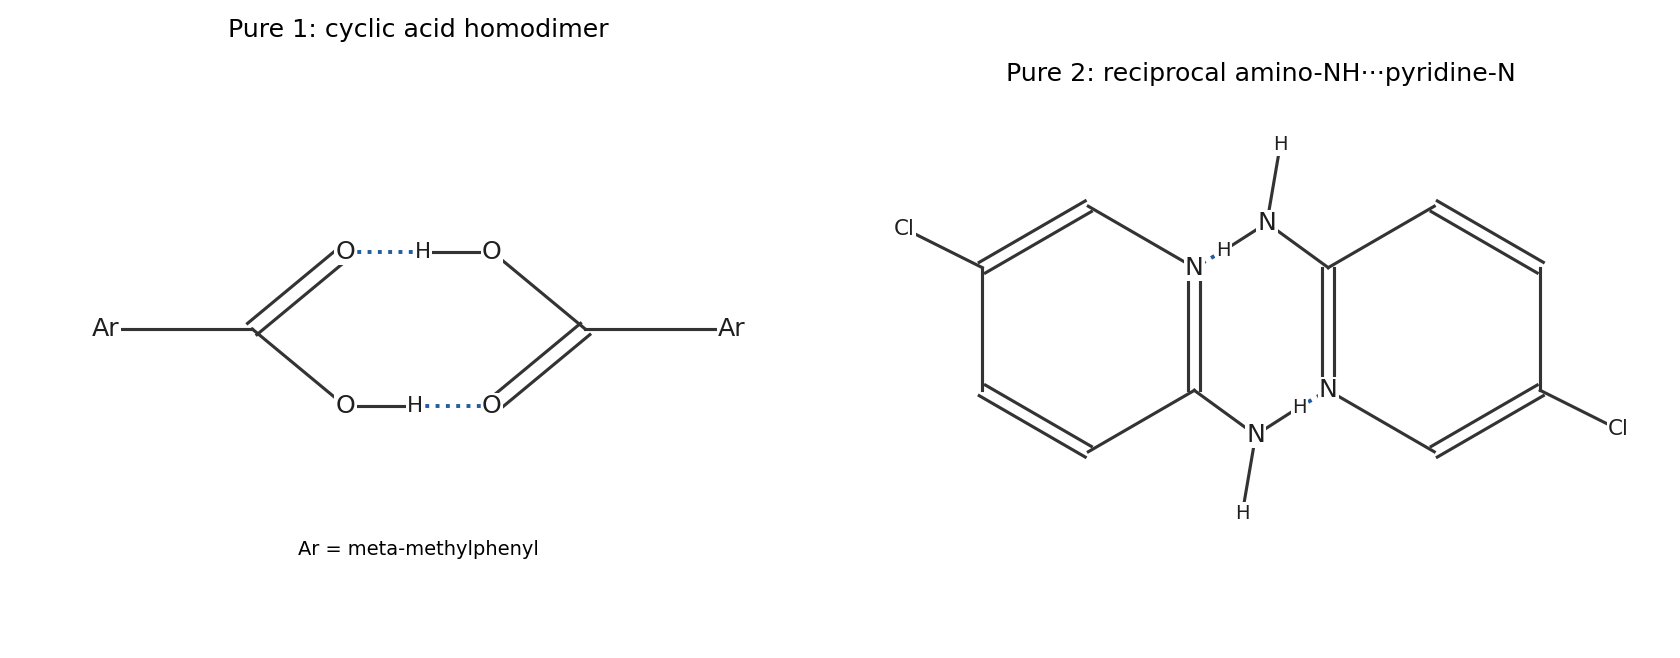

Source code (Python):
"""Original answer diagram, generated with Python 3.14 and root dependencies."""
from pathlib import Path
import sys
import numpy as np
import matplotlib.pyplot as plt
sys.path.insert(0,str(Path(__file__).resolve().parents[2]))
from tools.chemistry_diagram import atom,bond,ring,wedge,curly,flow,finish,save,chair,BLUE,GREEN,ORANGE

fig,axs=plt.subplots(1,2,figsize=(12,4.7),layout='constrained')
ax=axs[0]
for sign in [-1,1]:
 cc=np.array([sign*1.25,0]);oc=np.array([sign*.55,-sign*.58]);oh=np.array([sign*.55,sign*.58]);hh=np.array([sign*.03,sign*.58])
 bond(ax,cc,oc,2);atom(ax,oc,'O');bond(ax,cc,oh);atom(ax,oh,'O');bond(ax,oh,hh);atom(ax,hh,'H',11)
 bond(ax,cc,[sign*2.35,0]);atom(ax,[sign*2.35,0],'Ar',13)
 ax.plot([hh[0],-sign*.55],[hh[1],hh[1]],ls=':',color=BLUE,lw=2)
ax.text(0,-1.7,'Ar = meta-methylphenyl',ha='center',fontsize=10)
finish(ax,(-3.1,3.1),(-2.05,2.05),'Pure 1: cyclic acid homodimer')
ax=axs[1];left=np.array([[-.6,.55],[-.6,-.55],[-1.55,-1.1],[-2.5,-.55],[-2.5,.55],[-1.55,1.1]])
for sign in [1,-1]:
 pts=left*sign;ring(ax,pts,{0:2,2:2,4:2});atom(ax,pts[0],'N',13)
 nn=np.array([-.05,-.95])*sign;hh=np.array([.34,-.7])*sign;hh2=np.array([-.17,-1.65])*sign
 bond(ax,pts[1],nn);atom(ax,nn,'N',13);bond(ax,nn,hh);atom(ax,hh,'H',10);bond(ax,nn,hh2);atom(ax,hh2,'H',10)
 end=np.array([-3.2,.9])*sign;bond(ax,pts[4],end);atom(ax,end,'Cl',11)
 target=-left[0]*sign;ax.plot([hh[0],target[0]],[hh[1],target[1]],ls=':',color=BLUE,lw=2)
finish(ax,(-3.7,3.7),(-2.05,2.05),'Pure 2: reciprocal amino-NH···pyridine-N')
save(fig,Path(__file__).with_suffix('.png').name)
